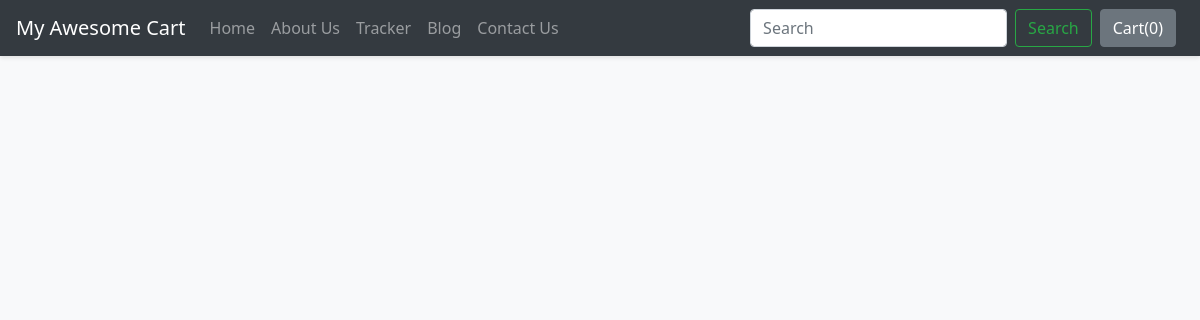
Page /blog/ on the earlier database version.
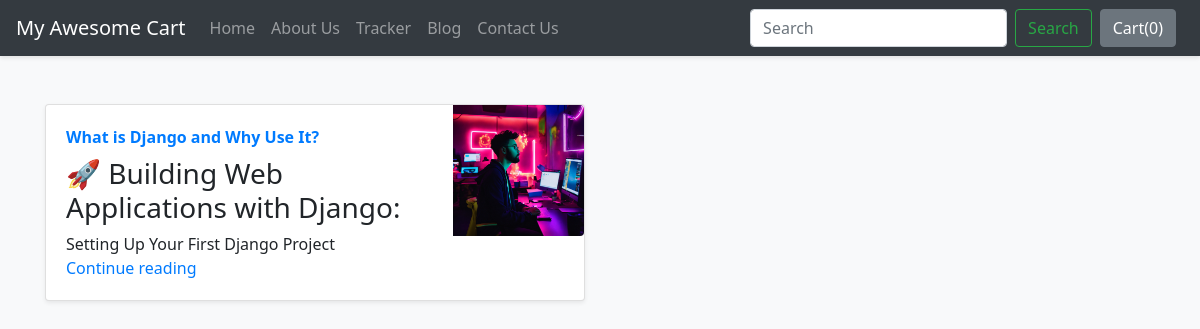
Same page on the later database version.
### blog/models.py (models this page shows, shortened)
class Blogpost(models.Model):
    post_id = models.AutoField(primary_key= True)
    tilte = models.CharField(max_length=50)
    head0 = models.CharField(max_length=500, default="")
    chead0 = models.CharField(max_length=5000, default="")
    head1 = models.CharField(max_length=500, default="")
    chead1 = models.CharField(max_length=5000, default="")
    head2 = models.CharField(max_length=500, default="")
    chead2 = models.CharField(max_length=5000, default="")
    pub_date = models.DateField()
    writer = models.CharField(max_length=50, default="")
    thumbnail = models.ImageField(upload_to='shop/images', default="")

### blog/views.py (the view)
# urls.py: path('', views.index), # Redirect root URL to shop app
def index(request):
    myposts = Blogpost.objects.all()
    return render(request,"blog/index.html",{'myposts': myposts})

### blog/templates/blog/index.html (shortened to what this page needs)
{%extends 'blog/basic.html'%}
{%block body%}
<div class="container mt-5">
    <div class="row">
        {% for item in myposts %}
        <div class="col-md-6 mb-4">
            <div class="card flex-md-row shadow-sm h-md-250 position-relative">
                <div class="card-body d-flex flex-column align-items-start">
                    <strong class="d-inline-block mb-2 text-primary">
                        {{item.head0}}
                    </strong>
                    <h3 class="mb-2">{{item.tilte}}</h3>
                    <p class="card-text mb-auto">{{item.head1}}</p>
                    <a href="blogpost/{{item.post_id}}" class="stretched-link">Continue reading</a>
                </div>
                <div class="d-none d-lg-block">
                    <img src="/media/{{item.thumbnail}}" class="img-fluid rounded-right" width="200" height="250" alt="{{item.tilte}} thumbnail">
                </div>
            </div>
        </div>
        {%endfor%}
    </div>
</div>
{%endblock%}

Differences in the rows shown:
added Blogpost: head0 "What is Django and Why Use It?", tilte "🚀 Building Web Applications with Django:", head1 "Setting Up Your First Django Project", thumbnail (picture)
